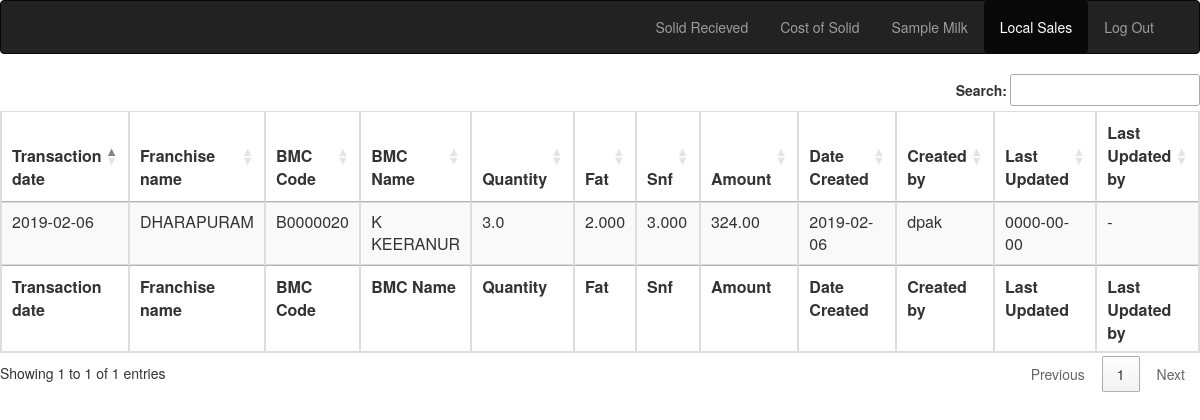
/procurement.php, run on the app's committed database.
### tables this page shows
CREATE TABLE `ftd_local_sales` (
  `Tran_Date` date DEFAULT NULL,
  `Fran_Name` varchar(25) DEFAULT NULL,
  `Bmc_Code` varchar(8) DEFAULT NULL,
  `Bmc_Name` varchar(45) DEFAULT NULL,
  `Qty` decimal(5,1) DEFAULT NULL,
  `Fat` decimal(7,3) DEFAULT NULL,
  `Snf` decimal(7,3) DEFAULT NULL,
  `Amount` decimal(9,2) DEFAULT NULL,
  `Add_Date` date DEFAULT NULL,
  `Add_user` varchar(25) DEFAULT NULL,
  `Mody_Date` date DEFAULT NULL,
  `Mody_User` varchar(25) DEFAULT NULL,
  `D_Flag` varchar(1) NOT NULL DEFAULT '-'
);

### procurement.php (the view, shortened to what this page needs)
<?php
include('config.php');
?>
<head>
  <link rel="stylesheet" href="https://maxcdn.bootstrapcdn.com/bootstrap/3.3.7/css/bootstrap.min.css">
  <link rel="stylesheet" href="https://cdn.datatables.net/1.10.19/css/dataTables.bootstrap.min.css">
<link rel="stylesheet" href="https://cdn.datatables.net/1.10.19/css/jquery.dataTables.min.css">
<link rel="stylesheet" href="https://cdn.datatables.net/buttons/1.5.2/css/buttons.dataTables.min.css">
</head>
<nav class="navbar navbar-default navbar-inverse">
        <div class="container">
        <div class="navbar-header">
<a class="navbar-brand" href="#"><?php echo $_SESSION['login_user'];?></a>
        </div>
        <div class="collapse navbar-collapse" id="navbar-collapse-1">
        <ul class="nav navbar-nav navbar-right">
        <li class="nav-item">
      <a class="btn nav-link" href="solidrecievedtable.php">Solid Recieved</a>
    </li>
	<li  class="nav-item">
      <a class="btn nav-link" id="hide" href="costofsolidtable.php" >Cost of Solid</a>
    </li>
	<li class="nav-item">
      <a class="btn nav-link"  id="hide1" href="samplemilktable.php">Sample Milk</a>
    </li>
	<li class="active">
      <a class="btn nav-link"  id="hide2" href="procurement.php">Local Sales</a>
    </li>
	<li class="nav-item">
      <a class="btn nav-link" href="logout.php">Log Out</a>
    </li>
        </ul>
</div>
</div>
    </nav>
	<div class="table-responsive">
<table id="example" class="table table-striped table-bordered" style="width:100%">
        <thead>
            <tr>
                <th>Transaction date</th>
                <th>Franchise name</th>
                <th>BMC Code</th>
                <th>BMC Name</th>
                <th>Quantity</th>
                <th>Fat</th>
                <th>Snf</th>
                <th>Amount</th>
                <th>Date Created</th>
                <th>Created by</th>
                <th>Last Updated</th>
                <th>Last Updated by</th>
            </tr>
        </thead>
        <tbody>
		<?php
		 $select = "select * from ftd_local_sales where D_Flag='-';";
		 $result = mysqli_query($db,$select);
		 while($row = mysqli_fetch_array($result)) {
            ?>
                <tr>
			<td><?php echo $row['Tran_Date'];?></td>
			<td><?php echo $row['Fran_Name']?></td>
			<td><?php echo $row['Bmc_Code']?></td>
			<td><?php echo $row['Bmc_Name']?></td>
			<td><?php echo $row['Qty']?></td>
			<td><?php echo $row['Fat']?></td>
			<td><?php echo $row['Snf']?></td>
			<td><?php echo $row['Amount']?></td>
			<td><?php echo $row['Add_Date']?></td>
			<td><?php echo $row['Add_user']?></td>
			<td><?php echo $row['Mody_Date']?></td>
			<td><?php echo $row['Mody_User']?></td>
			</tr>
            <?php
            }
            ?>
        </tbody>
        <tfoot>
            <tr>
                <th>Transaction date</th>
                <th>Franchise name</th>
                <th>BMC Code</th>
                <th>BMC Name</th>
                <th>Quantity</th>
                <th>Fat</th>
                <th>Snf</th>
                <th>Amount</th>
                <th>Date Created</th>
                <th>Created by</th>
                <th>Last Updated</th>
                <th>Last Updated by</th>
            </tr>
        </tfoot>
    </table>
	</div>
	</body>

### data on the page
ftd_local_sales: Tran_Date "2019-02-06", Fran_Name "DHARAPURAM", Bmc_Code "B0000020", Bmc_Name "K KEERANUR", Qty "3.0", Fat "2.000", Snf "3.000", Amount "324.00", Add_Date "2019-02-06", Add_user "dpak", Mody_Date "0000-00-00", Mody_User "-"
